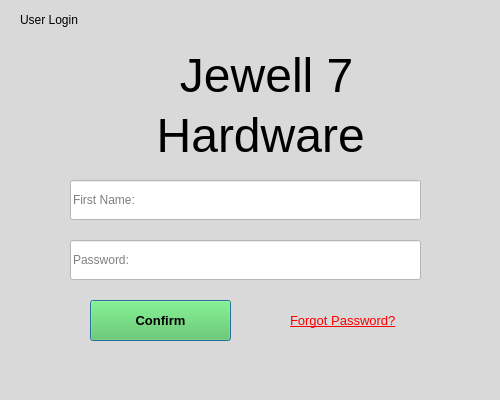
<?xml version="1.0" encoding="UTF-8"?>
<ui version="4.0">
 <class>Dialog</class>
 <widget class="QDialog" name="Dialog">
  <property name="geometry">
   <rect>
    <x>0</x>
    <y>0</y>
    <width>500</width>
    <height>400</height>
   </rect>
  </property>
  <property name="windowTitle">
   <string>Dialog</string>
  </property>
  <property name="styleSheet">
   <string notr="true">background-color:#D9D9D9;</string>
  </property>
  <widget class="QLabel" name="label3">
   <property name="geometry">
    <rect>
     <x>130</x>
     <y>100</y>
     <width>241</width>
     <height>71</height>
    </rect>
   </property>
   <property name="font">
    <font>
     <family>Segoe UI</family>
     <pointsize>36</pointsize>
    </font>
   </property>
   <property name="text">
    <string>  Hardware</string>
   </property>
  </widget>
  <widget class="QLabel" name="label2">
   <property name="geometry">
    <rect>
     <x>140</x>
     <y>40</y>
     <width>241</width>
     <height>71</height>
    </rect>
   </property>
   <property name="font">
    <font>
     <family>Segoe UI</family>
     <pointsize>36</pointsize>
    </font>
   </property>
   <property name="text">
    <string>   Jewell 7 </string>
   </property>
  </widget>
  <widget class="QLabel" name="label1">
   <property name="geometry">
    <rect>
     <x>20</x>
     <y>10</y>
     <width>121</width>
     <height>20</height>
    </rect>
   </property>
   <property name="text">
    <string>User Login</string>
   </property>
  </widget>
  <widget class="QLineEdit" name="userlogintext">
   <property name="geometry">
    <rect>
     <x>70</x>
     <y>180</y>
     <width>351</width>
     <height>40</height>
    </rect>
   </property>
   <property name="styleSheet">
    <string notr="true">background-color:#FFFFFF;</string>
   </property>
   <property name="text">
    <string/>
   </property>
   <property name="placeholderText">
    <string>First Name:</string>
   </property>
  </widget>
  <widget class="QLineEdit" name="lineEdit4">
   <property name="geometry">
    <rect>
     <x>70</x>
     <y>240</y>
     <width>351</width>
     <height>40</height>
    </rect>
   </property>
   <property name="styleSheet">
    <string notr="true">background-color:#FFFFFF;</string>
   </property>
   <property name="text">
    <string/>
   </property>
   <property name="echoMode">
    <enum>QLineEdit::Password</enum>
   </property>
   <property name="placeholderText">
    <string>Password:</string>
   </property>
  </widget>
  <widget class="QPushButton" name="pushButton1">
   <property name="geometry">
    <rect>
     <x>90</x>
     <y>300</y>
     <width>141</width>
     <height>41</height>
    </rect>
   </property>
   <property name="font">
    <font>
     <family>Segoe UI</family>
     <pointsize>10</pointsize>
     <weight>75</weight>
     <bold>true</bold>
    </font>
   </property>
   <property name="styleSheet">
    <string notr="true">background-color:#53C851;</string>
   </property>
   <property name="text">
    <string>Confirm</string>
   </property>
   <property name="default">
    <bool>true</bool>
   </property>
   <property name="flat">
    <bool>false</bool>
   </property>
  </widget>
  <widget class="QLabel" name="label">
   <property name="geometry">
    <rect>
     <x>290</x>
     <y>310</y>
     <width>131</width>
     <height>20</height>
    </rect>
   </property>
   <property name="font">
    <font>
     <pointsize>10</pointsize>
     <underline>true</underline>
    </font>
   </property>
   <property name="mouseTracking">
    <bool>false</bool>
   </property>
   <property name="styleSheet">
    <string notr="true">color: red;
text-decoration: underline;</string>
   </property>
   <property name="text">
    <string>Forgot Password?</string>
   </property>
  </widget>
 </widget>
 <resources/>
 <connections/>
</ui>
